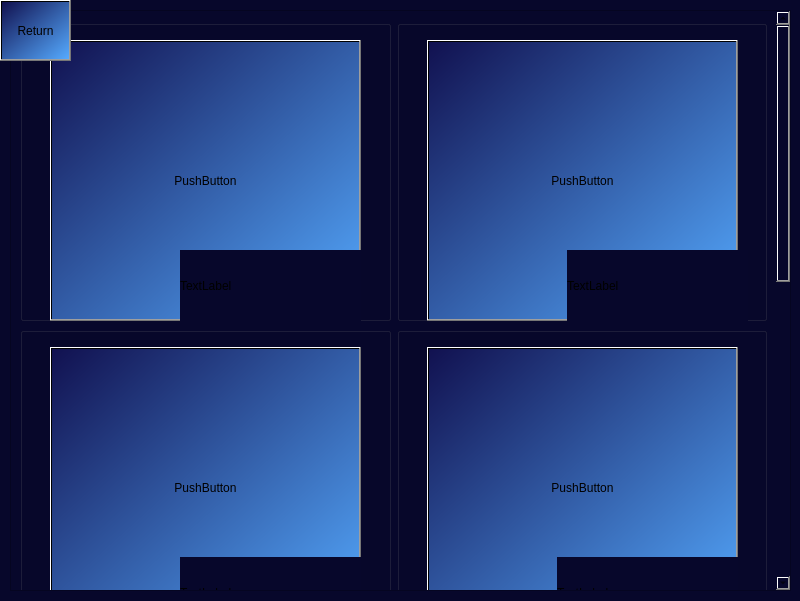
<?xml version="1.0" encoding="UTF-8"?>
<ui version="4.0">
 <class>buildwindow</class>
 <widget class="QWidget" name="buildwindow">
  <property name="geometry">
   <rect>
    <x>0</x>
    <y>0</y>
    <width>800</width>
    <height>601</height>
   </rect>
  </property>
  <property name="windowTitle">
   <string>Form</string>
  </property>
  <property name="styleSheet">
   <string notr="true">background-color: rgb(7, 7, 43);</string>
  </property>
  <widget class="QScrollArea" name="scrollArea">
   <property name="geometry">
    <rect>
     <x>10</x>
     <y>10</y>
     <width>781</width>
     <height>581</height>
    </rect>
   </property>
   <property name="minimumSize">
    <size>
     <width>781</width>
     <height>581</height>
    </size>
   </property>
   <property name="styleSheet">
    <string notr="true">background-color: rgb(7, 7, 43);</string>
   </property>
   <property name="widgetResizable">
    <bool>true</bool>
   </property>
   <widget class="QWidget" name="scrollAreaWidgetContents">
    <property name="geometry">
     <rect>
      <x>0</x>
      <y>-668</y>
      <width>762</width>
      <height>1247</height>
     </rect>
    </property>
    <layout class="QGridLayout" name="gridLayout">
     <item row="0" column="1">
      <widget class="QGroupBox" name="Build2">
       <property name="minimumSize">
        <size>
         <width>311</width>
         <height>301</height>
        </size>
       </property>
       <property name="title">
        <string/>
       </property>
       <widget class="QPushButton" name="Build2Button">
        <property name="geometry">
         <rect>
          <x>30</x>
          <y>20</y>
          <width>311</width>
          <height>281</height>
         </rect>
        </property>
        <property name="styleSheet">
         <string notr="true">background-color: qlineargradient(spread:pad, x1:0, y1:0, x2:1, y2:1, stop:0 rgba(17, 17, 80, 255), stop:1 rgba(85, 170, 255, 255));</string>
        </property>
        <property name="text">
         <string>PushButton</string>
        </property>
       </widget>
       <widget class="QLabel" name="Build2Stars">
        <property name="geometry">
         <rect>
          <x>170</x>
          <y>230</y>
          <width>181</width>
          <height>71</height>
         </rect>
        </property>
        <property name="text">
         <string>TextLabel</string>
        </property>
       </widget>
      </widget>
     </item>
     <item row="1" column="1">
      <widget class="QGroupBox" name="Build3">
       <property name="minimumSize">
        <size>
         <width>311</width>
         <height>301</height>
        </size>
       </property>
       <property name="title">
        <string/>
       </property>
       <widget class="QPushButton" name="Build4Button">
        <property name="geometry">
         <rect>
          <x>30</x>
          <y>20</y>
          <width>311</width>
          <height>281</height>
         </rect>
        </property>
        <property name="styleSheet">
         <string notr="true">background-color: qlineargradient(spread:pad, x1:0, y1:0, x2:1, y2:1, stop:0 rgba(17, 17, 80, 255), stop:1 rgba(85, 170, 255, 255));</string>
        </property>
        <property name="text">
         <string>PushButton</string>
        </property>
       </widget>
       <widget class="QLabel" name="Build3Stars">
        <property name="geometry">
         <rect>
          <x>160</x>
          <y>230</y>
          <width>181</width>
          <height>71</height>
         </rect>
        </property>
        <property name="text">
         <string>TextLabel</string>
        </property>
       </widget>
      </widget>
     </item>
     <item row="3" column="0">
      <widget class="QGroupBox" name="Build5">
       <property name="minimumSize">
        <size>
         <width>311</width>
         <height>301</height>
        </size>
       </property>
       <property name="title">
        <string/>
       </property>
       <widget class="QPushButton" name="Build7Button">
        <property name="geometry">
         <rect>
          <x>30</x>
          <y>20</y>
          <width>311</width>
          <height>281</height>
         </rect>
        </property>
        <property name="styleSheet">
         <string notr="true">background-color: qlineargradient(spread:pad, x1:0, y1:0, x2:1, y2:1, stop:0 rgba(17, 17, 80, 255), stop:1 rgba(85, 170, 255, 255));</string>
        </property>
        <property name="text">
         <string>PushButton</string>
        </property>
       </widget>
       <widget class="QLabel" name="Build5Stars">
        <property name="geometry">
         <rect>
          <x>160</x>
          <y>230</y>
          <width>181</width>
          <height>71</height>
         </rect>
        </property>
        <property name="text">
         <string>TextLabel</string>
        </property>
       </widget>
      </widget>
     </item>
     <item row="0" column="0">
      <widget class="QGroupBox" name="Build1">
       <property name="minimumSize">
        <size>
         <width>311</width>
         <height>301</height>
        </size>
       </property>
       <property name="title">
        <string/>
       </property>
       <property name="alignment">
        <set>Qt::AlignLeading|Qt::AlignLeft|Qt::AlignVCenter</set>
       </property>
       <widget class="QPushButton" name="Build1Button">
        <property name="geometry">
         <rect>
          <x>30</x>
          <y>20</y>
          <width>311</width>
          <height>281</height>
         </rect>
        </property>
        <property name="styleSheet">
         <string notr="true">background-color: qlineargradient(spread:pad, x1:0, y1:0, x2:1, y2:1, stop:0 rgba(17, 17, 80, 255), stop:1 rgba(85, 170, 255, 255));</string>
        </property>
        <property name="text">
         <string>PushButton</string>
        </property>
       </widget>
       <widget class="QLabel" name="Build1Stars">
        <property name="geometry">
         <rect>
          <x>160</x>
          <y>230</y>
          <width>181</width>
          <height>71</height>
         </rect>
        </property>
        <property name="text">
         <string>TextLabel</string>
        </property>
       </widget>
      </widget>
     </item>
     <item row="1" column="0">
      <widget class="QGroupBox" name="Build4">
       <property name="minimumSize">
        <size>
         <width>311</width>
         <height>301</height>
        </size>
       </property>
       <property name="title">
        <string/>
       </property>
       <widget class="QPushButton" name="Build3Button">
        <property name="geometry">
         <rect>
          <x>30</x>
          <y>20</y>
          <width>311</width>
          <height>281</height>
         </rect>
        </property>
        <property name="styleSheet">
         <string notr="true">background-color: qlineargradient(spread:pad, x1:0, y1:0, x2:1, y2:1, stop:0 rgba(17, 17, 80, 255), stop:1 rgba(85, 170, 255, 255));</string>
        </property>
        <property name="text">
         <string>PushButton</string>
        </property>
       </widget>
       <widget class="QLabel" name="Build4Stars">
        <property name="geometry">
         <rect>
          <x>160</x>
          <y>230</y>
          <width>181</width>
          <height>71</height>
         </rect>
        </property>
        <property name="text">
         <string>TextLabel</string>
        </property>
       </widget>
      </widget>
     </item>
     <item row="2" column="0">
      <widget class="QGroupBox" name="Build7">
       <property name="minimumSize">
        <size>
         <width>311</width>
         <height>301</height>
        </size>
       </property>
       <property name="styleSheet">
        <string notr="true">border-color: rgb(7, 7, 43);</string>
       </property>
       <property name="title">
        <string/>
       </property>
       <widget class="QPushButton" name="Build5Button">
        <property name="geometry">
         <rect>
          <x>30</x>
          <y>20</y>
          <width>311</width>
          <height>281</height>
         </rect>
        </property>
        <property name="styleSheet">
         <string notr="true">background-color: qlineargradient(spread:pad, x1:0, y1:0, x2:1, y2:1, stop:0 rgba(17, 17, 80, 255), stop:1 rgba(85, 170, 255, 255));</string>
        </property>
        <property name="text">
         <string>PushButton</string>
        </property>
       </widget>
       <widget class="QLabel" name="Build7Stars">
        <property name="geometry">
         <rect>
          <x>160</x>
          <y>230</y>
          <width>181</width>
          <height>71</height>
         </rect>
        </property>
        <property name="text">
         <string>TextLabel</string>
        </property>
       </widget>
      </widget>
     </item>
     <item row="2" column="1">
      <widget class="QGroupBox" name="Build8">
       <property name="minimumSize">
        <size>
         <width>311</width>
         <height>301</height>
        </size>
       </property>
       <property name="title">
        <string/>
       </property>
       <widget class="QPushButton" name="Build6Button">
        <property name="geometry">
         <rect>
          <x>30</x>
          <y>20</y>
          <width>311</width>
          <height>281</height>
         </rect>
        </property>
        <property name="styleSheet">
         <string notr="true">background-color: qlineargradient(spread:pad, x1:0, y1:0, x2:1, y2:1, stop:0 rgba(17, 17, 80, 255), stop:1 rgba(85, 170, 255, 255));</string>
        </property>
        <property name="text">
         <string>PushButton</string>
        </property>
       </widget>
       <widget class="QLabel" name="Build8Stars">
        <property name="geometry">
         <rect>
          <x>160</x>
          <y>230</y>
          <width>181</width>
          <height>71</height>
         </rect>
        </property>
        <property name="text">
         <string>TextLabel</string>
        </property>
       </widget>
      </widget>
     </item>
     <item row="3" column="1">
      <widget class="QGroupBox" name="Build6">
       <property name="minimumSize">
        <size>
         <width>311</width>
         <height>301</height>
        </size>
       </property>
       <property name="title">
        <string/>
       </property>
       <widget class="QPushButton" name="Build8Button">
        <property name="geometry">
         <rect>
          <x>30</x>
          <y>20</y>
          <width>311</width>
          <height>281</height>
         </rect>
        </property>
        <property name="styleSheet">
         <string notr="true">background-color: qlineargradient(spread:pad, x1:0, y1:0, x2:1, y2:1, stop:0 rgba(17, 17, 80, 255), stop:1 rgba(85, 170, 255, 255));</string>
        </property>
        <property name="text">
         <string>PushButton</string>
        </property>
       </widget>
       <widget class="QLabel" name="Build6Stars">
        <property name="geometry">
         <rect>
          <x>160</x>
          <y>230</y>
          <width>181</width>
          <height>71</height>
         </rect>
        </property>
        <property name="text">
         <string>TextLabel</string>
        </property>
       </widget>
      </widget>
     </item>
    </layout>
   </widget>
  </widget>
  <widget class="QPushButton" name="Back">
   <property name="geometry">
    <rect>
     <x>0</x>
     <y>0</y>
     <width>71</width>
     <height>61</height>
    </rect>
   </property>
   <property name="styleSheet">
    <string notr="true">background-color: qlineargradient(spread:pad, x1:0, y1:0, x2:1, y2:1, stop:0 rgba(17, 17, 80, 255), stop:1 rgba(85, 170, 255, 255));</string>
   </property>
   <property name="text">
    <string>Return</string>
   </property>
  </widget>
 </widget>
 <resources/>
 <connections/>
</ui>
